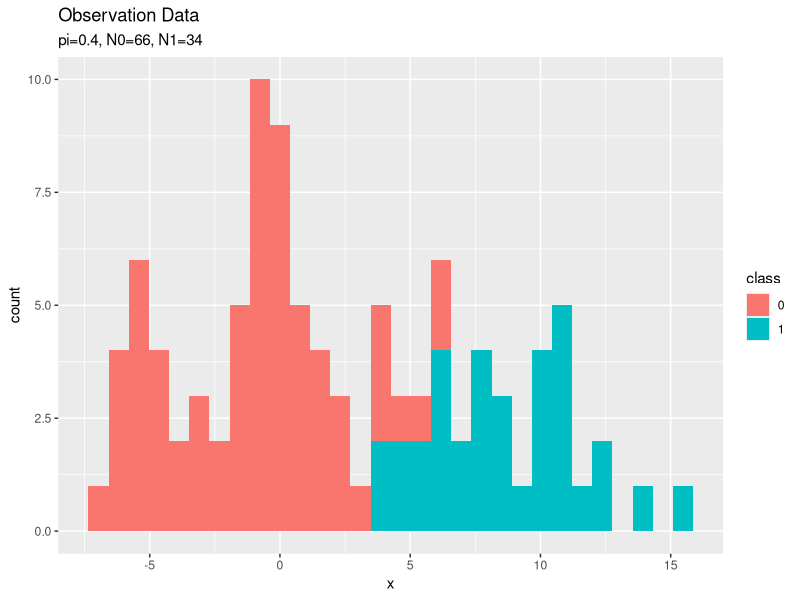
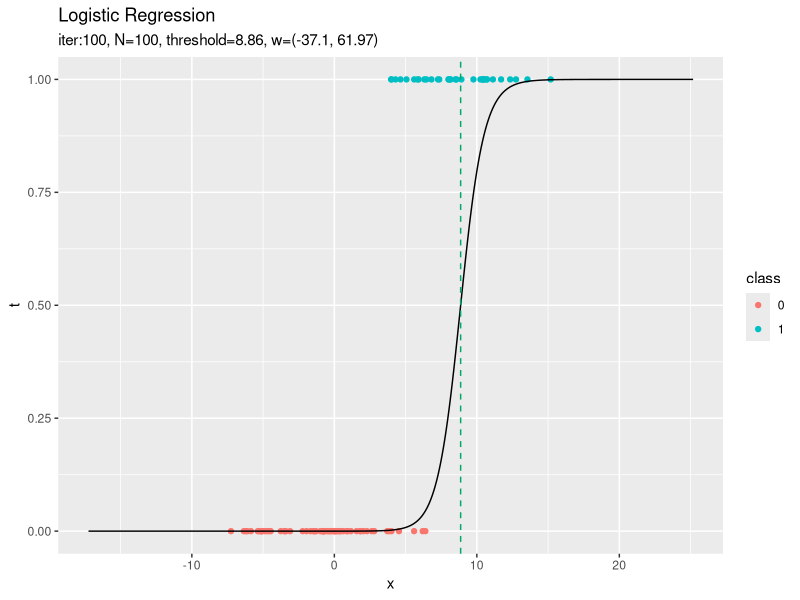
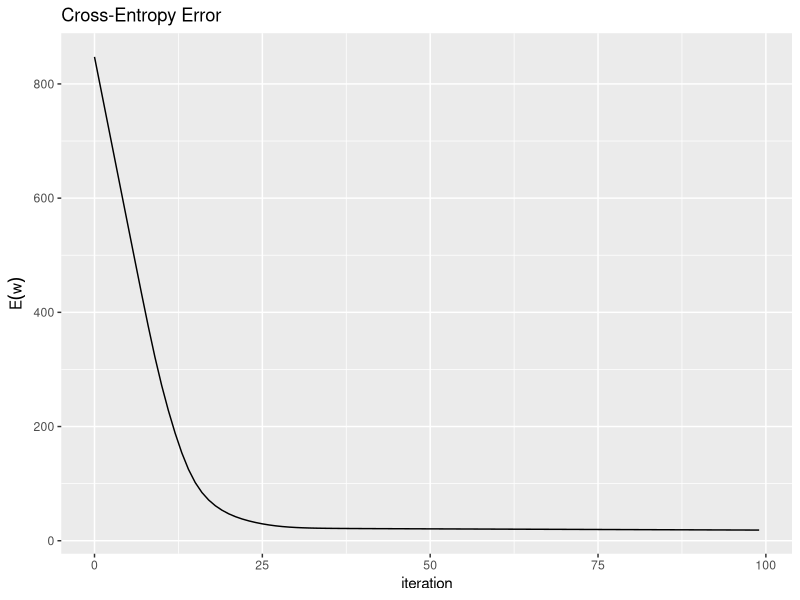
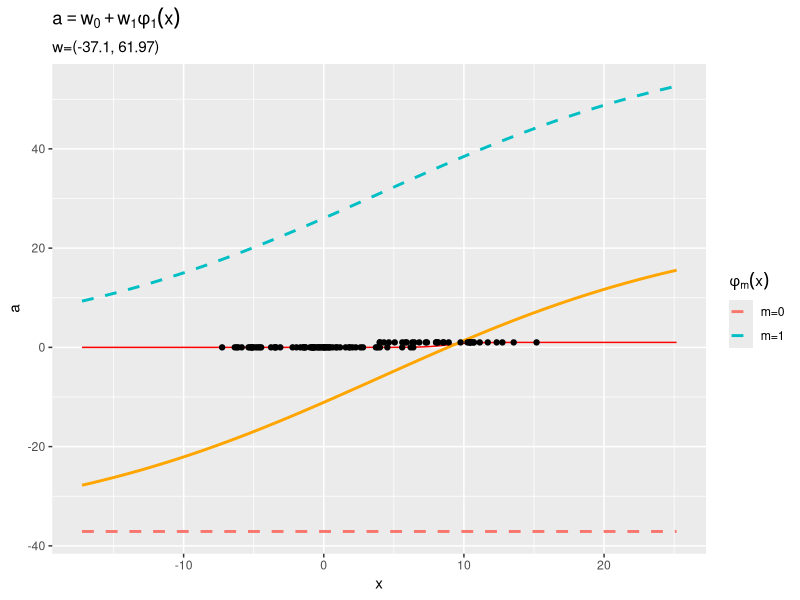
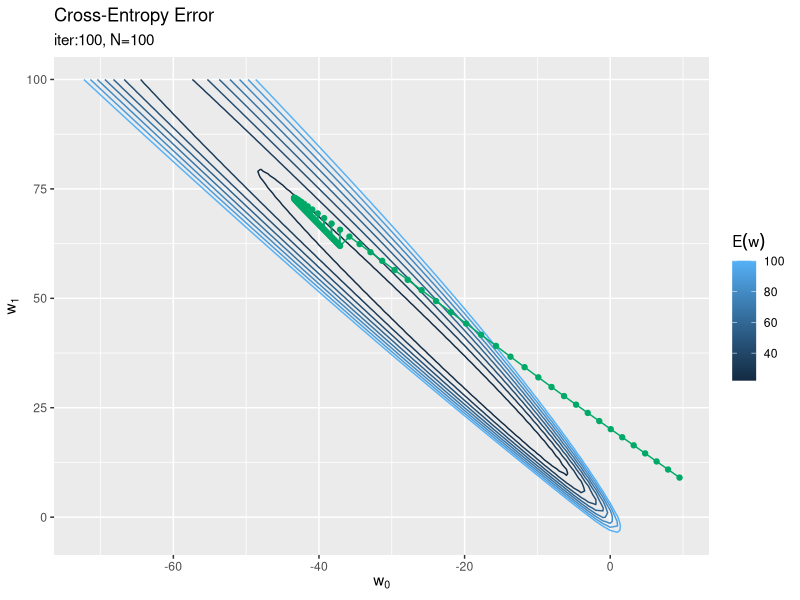

Write the R code that produced these figures, in order.

# ch4.3.2-3 ロジスティック回帰 -----------------------------------------------------

# 4.3.2項で利用するパッケージ
library(tidyverse)


# 基底関数の準備 -------------------------------------------------------------------

# ロジスティックシグモイド関数を作成
sigmoid <- function(x) {
  # ロジスティックシグモイド関数の計算
  y <- 1 / (1 + exp(-x))
  return(y)
}

# シグモイド基底関数の計画行列を作成
phi <- function(x_n) {
  # データを標準化
  x_tilde_n <- (x_n - mean(x_n)) / sd(x_n)
  
  # マトリクスを初期化
  y_n <- matrix(1, nrow = length(x_n), ncol = 2)
  
  # ロジスティックシグモイド関数による変換
  y_n[, 2] <- sigmoid(x_tilde_n)
  return(y_n)
}

# 閾値の計算関数を作成:(シグモイド基底関数用)
threshold <- function(w_m, x_vals) {
  # 回帰式の逆関数
  x_tilde <- log(- w_m[1] / sum(w_m))
  
  # 標準化の逆関数
  x <- x_tilde * sd(x_vals) + mean(x_vals)
  return(x)
}


### モデルの設定 -----

# クラス割り当てのパラメータを指定:(クラス1となる確率)
pi <- 0.4

# データ生成のパラメータを指定:(クラス0, クラス1)
mu_k <- c(-1, 9)
sigma_k <- c(3, 3)

# データ数を指定
N <- 100

# 真のクラスを生成
t_n <- rbinom(n = N, size = 1, prob = pi)

# データを生成
x_n <- rnorm(n = N, mean = mu_k[t_n+1], sd = sigma_k[t_n+1])

# 観測データをデータフレームに格納
data_df <- tidyr::tibble(
  x = x_n, 
  t = t_n, 
  class = as.factor(t_n)
)

# 観測データのヒストグラムを作成
ggplot(data = data_df, aes(x = x, fill = class)) + 
  geom_histogram() + 
  labs(title = "Observation Data", 
       subtitle = paste0("pi=", pi, ", N0=", sum(t_n == 0), ", N1=", sum(t_n == 1)))


### ロジスティック回帰 -----

# 繰り返し回数を指定
max_iter <- 100

# 基底関数による変換
phi_x_nm <- phi(x_n)

# パラメータを初期化
w_logistic_m <- runif(n = 2, min = -10, max = 10)

# ニュートン-ラフソン法による推定
trace_w_mat <- t(w_logistic_m) # パラメータ
trace_E_vec <- NULL # 負の対数尤度
for(i in 1:max_iter) {
  # 重み付き和を計算
  a_n <- phi_x_nm %*% w_logistic_m %>% 
    as.vector()
  
  # ロジスティックシグモイド関数による変換
  y_n <- sigmoid(a_n)
  
  # 中間変数を計算
  r_nn <- diag(y_n)
  z_n <- phi_x_nm %*% w_logistic_m - solve(r_nn) %*% (y_n - t_n) %>% 
    as.vector()
  
  # パラメータを更新
  w_logistic_m <- solve(t(phi_x_nm) %*% r_nn %*% phi_x_nm) %*% t(phi_x_nm) %*% r_nn %*% z_n %>% 
    as.vector()
  
  # 推移を記録
  trace_w_mat <- rbind(trace_w_mat, w_logistic_m) # パラメータ
  trace_E_vec <- c(trace_E_vec, - sum(t_n * log(y_n) + (1 - t_n) * log(1 - y_n))) # 負の対数尤度
}


### 推定結果 -----

# x軸の範囲を指定
x_vals <- seq(min(x_n) - 10, max(x_n) + 10, by = 0.01)

# 推定したパラメータによるモデルを計算
logistic_df <- tidyr::tibble(
  x = x_vals, # 入力値
  a = phi(x_vals) %*% w_logistic_m %>% 
    as.vector(), # 変換した入力の重み付き和
  y = sigmoid(a) # 推定した確率値
)

# 推定したパラメータによるモデルを作図
ggplot() + 
  geom_point(data = data_df, aes(x = x, y = t, color = class)) + # 観測データ
  geom_line(data = logistic_df, aes(x = x, y = y)) + # 推定したモデル
  geom_vline(xintercept = threshold(w_logistic_m, x_vals), 
             color = "#00A968", linetype = "dashed") + # 分岐線
  labs(title = "Logistic Regression", 
       subtitle = paste0("iter:", max_iter, ", N=", N, 
                         ", threshold=", round(threshold(w_logistic_m, x_vals), 2), 
                         ", w=(", paste0(round(w_logistic_m, 2), collapse = ", "), ")"))


# 誤差の推移をデータフレームに格納
E_df <- tidyr::tibble(
  iteration = 0:(max_iter - 1), # 試行回数
  E = trace_E_vec # 負の対数尤度
)

# 誤差の推移を作図
ggplot(E_df, aes(x = iteration, y = E)) + 
  geom_line() + 
  labs(title = "Cross-Entropy Error", 
       y = expression(E(w)))


### 基底関数と重みの関係 -----

# M個の基底関数を重み付け
phi_w_df <- t(w_logistic_m * t(phi(x_vals))) %>% # 基底関数ごとに重み付け
  dplyr::as_tibble(.name_repair = "unique") %>% # データフレームに変換
  dplyr::rename_with(.fn = ~paste0("m=", 0:1), .cols = 1:2) %>% # 列名を付与
  cbind(x = x_vals) %>% # x軸の値を結合
  tidyr::pivot_longer(
    cols = -x, names_to = "phi", names_transform = list(phi = as.factor), values_to = "phi_x"
  ) # long型に変換

# 重み付けしたM個の基底関数を作図
ggplot() + 
  geom_line(data = logistic_df, aes(x = x, y = y), color = "red") + # 推定したモデル
  geom_line(data = logistic_df, aes(x = x, y = a), color = "orange", size = 1) + # 重み付き和
  geom_line(data = phi_w_df, aes(x = x, y = phi_x, color = phi), linetype = "dashed", size = 1) + # 基底関数
  geom_point(data = data_df, aes(x = x, y = t)) + # 観測データ
  #ylim(c(-10, 10)) + # y軸の表示範囲
  labs(title = expression(a == w[0] + w[1] * phi[1](x)), 
       subtitle = paste0("w=(", paste0(round(w_logistic_m, 2), collapse = ", "), ")"), 
       x = "x", y = "a", color = expression(phi[m](x)))


### 誤差関数のグラフとパラメータの推移 -----

# 作図用のwの範囲を指定
w_vals <- seq(-100, 100, by = 1)

# 作図用のwの点を作成
w_im <- expand.grid(w_vals, w_vals) %>% 
  as.matrix()

# 出力を計算
y_ni <- sigmoid(phi_x_nm %*% t(w_im))

# 交差エントロピー誤差を計算
E_i <- - colSums(log(y_ni^t_n) + log((1 - y_ni)^(1 - t_n)))

# 誤差関数をデータフレームに格納
w_df <- tidyr::tibble(
  w_0 = w_im[, 1], # x軸の値
  w_1 = w_im[, 2], # y軸の値
  E = E_i
)

# パラメータの推移をデータフレームに格納
trace_w_df <- trace_w_mat %>% 
  dplyr::as_tibble() %>% # データフレームに変換
  dplyr::rename_with(.fn = ~paste0("w_", 0:1), .cols = 1:2) %>% # 列名を付与
  dplyr::mutate(iteration = 0:max_iter) # 試行回数を結合

# パラメータの推移を作図
ggplot() + 
  #geom_contour(data = w_df, aes(x = w_0, y = w_1, z = E, color = ..level..)) + # 誤差関数
  geom_contour(data = w_df, aes(x = w_0, y = w_1, z = E, color = ..level..), 
               breaks = seq(0, 100, length.out = 10)) + # 誤差関数:(等高線を引く値を指定)
  geom_point(data = trace_w_df, aes(x = w_0, y = w_1), color = "#00A968") + # パラメータの推移:(点)
  geom_line(data = trace_w_df, aes(x = w_0, y = w_1), color = "#00A968") + # パラメータの推移:(線)
  labs(title = "Cross-Entropy Error", 
       subtitle = paste0("iter:", max_iter, ", N=", N), 
       x = expression(w[0]), y = expression(w[1]), color = expression(E(w)))


### モデルの推移をアニメーションで確認 -----

# 最終的な誤差を計算
y_n <- sigmoid(as.vector(phi_x_nm %*% w_logistic_m))
trace_E_vec <- c(trace_E_vec, - sum(t_n * log(y_n) + (1 - t_n) * log(1 - y_n)))

# 試行ごとのモデルを計算
trace_logistic_df <- tidyr::tibble()
for(i in 0:max_iter) {
  # i回目の値を取得
  tmp_w_m <- trace_w_mat[i+1, ]
  tmp_E <- trace_E_vec[i+1]
  
  # i回目のパラメータによるモデルを計算
  tmp_logistic_df <- tidyr::tibble(
    x = x_vals, 
    y = sigmoid(as.vector(phi(x_vals) %*% tmp_w_m)), 
    threshold_x = threshold(tmp_w_m, x_vals), # y=0.5となるxの値
    label = paste0(
      "iter:", i, ", E=", round(tmp_E, 2), 
      ", threshold=", round(threshold(tmp_w_m, x_vals), 2), 
      ", w=(", paste0(round(tmp_w_m, 2), collapse = ", "), ")"
    ) %>% 
      as.factor() # フレーム切替用のラベル
  )
  
  # 結果を結合
  trace_logistic_df <- rbind(trace_logistic_df, tmp_logistic_df)
}

# 推定したパラメータによるモデルを作図
anime_graph <- ggplot() + 
  geom_point(data = data_df, aes(x = x, y = t, color = class)) + # 観測データ
  geom_line(data = trace_logistic_df, aes(x = x, y = y)) + # 推定したモデル
  geom_vline(data = trace_logistic_df, aes(xintercept = threshold_x), 
             color = "#00A968", linetype = "dashed") + # 閾値
  gganimate::transition_manual(label) + # フレーム
  xlim(c(min(x_vals), max(x_vals))) + # x軸の表示範囲
  labs(title = "Logistic Regression", 
       subtitle = "{current_frame}")

# gif画像に変換
gganimate::animate(anime_graph, nframe = max_iter + 1, fps = 10)
